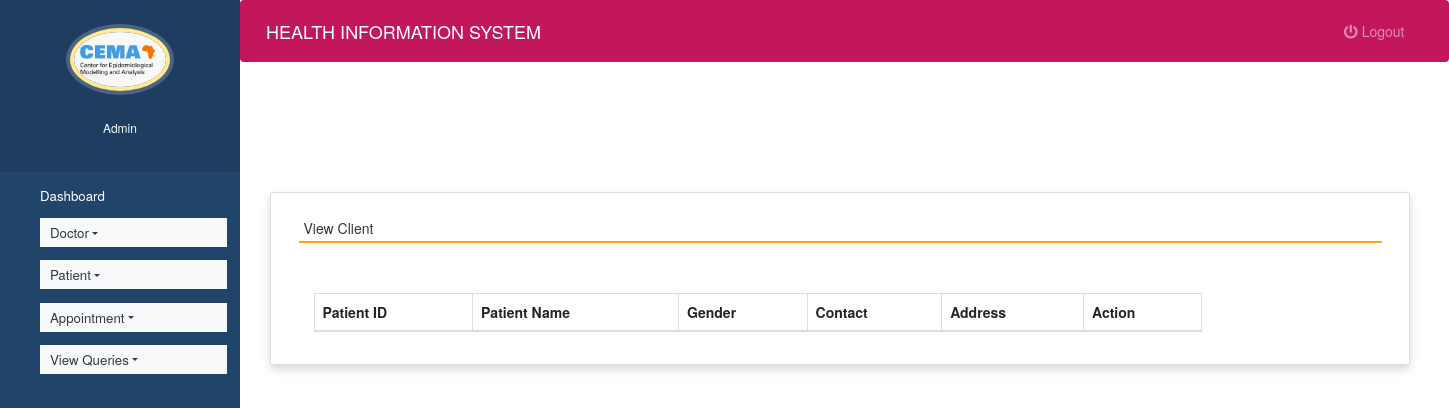
The app's page /view_patient (signed in), older data.
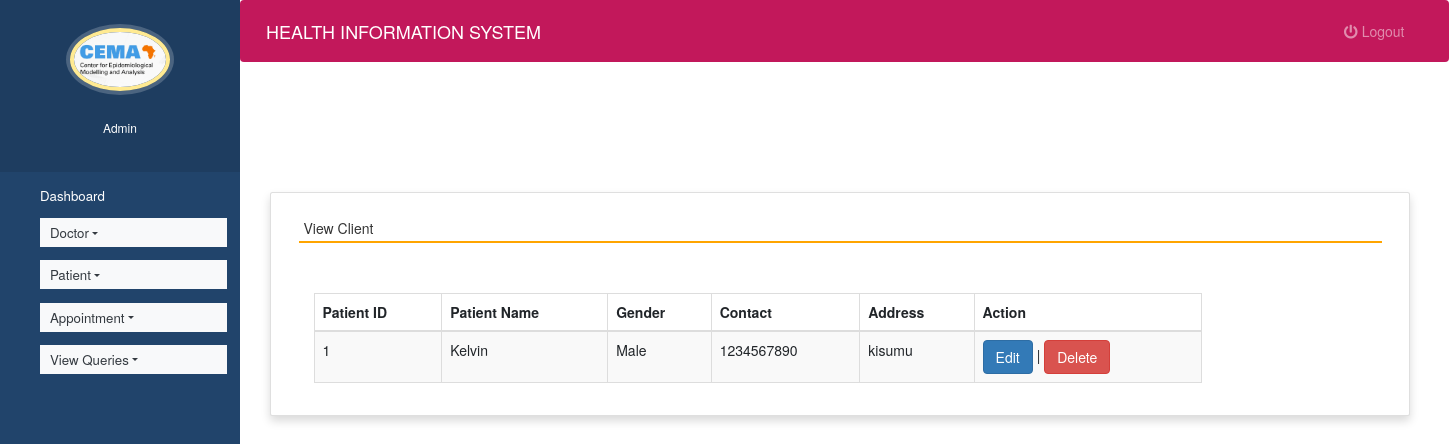
The same page, newer data.
### health/models.py (models this page shows, shortened)
class Patient(models.Model):
    name = models.CharField(max_length=50)
    gender = models.CharField(max_length=10)
    mobile = models.IntegerField(null=True)
    address = models.CharField(max_length=50)

### health/views.py (the view)
# urls.py: path('view_patient', view_patient, name='view_patient'),
def view_patient(request):
    if not request.user.is_staff:
        return redirect('login')
    pat = Patient.objects.all()
    d = {'pat':pat}
    return render(request,'view_patient.html', d)

### health/templates/view_patient.html (shortened to what this page needs)
{% extends 'admin_nav.html' %}
{% load static %}
{% block content %}
<head>
  <link rel="stylesheet" href="https://maxcdn.bootstrapcdn.com/bootstrap/3.4.1/css/bootstrap.min.css">
  <link rel="stylesheet" href="https://use.fontawesome.com/releases/v5.6.3/css/all.css">
</head>
<br><br><br><br>
<div class="container card shadow m-5">
    <div class="card-body">
        <h5 class="p-2" style="border-bottom: 2px solid orange">View Client</h5>
		<div class="container mt-5">
		<table id="example" class="table table-striped table-bordered" style="width:80%">
			<thead>
				<tr>
					<th>Patient ID</th>
					<th>Patient Name</th>
                    <th>Gender</th>
					<th>Contact</th>
					<th>Address</th>
                    <th>Action</th>
				</tr>
			</thead>
			<tbody>
            {% for i in pat %}
			<tr>
				<td>{{i.id}}</td>
				<td>{{i.name}}</td>
				<td>{{i.gender}}</td>
				<td>{{i.mobile}}</td>
				<td>{{i.address}}</td>
				<td><a href="{% url 'edit_patient' i.id %}" class="btn btn-primary">Edit</a> |
					<a href="{% url 'delete_patient' i.id %}" onclick="return confirm('Are you ready to delete this record ?')" class="btn btn-danger">Delete</a></td>
			</tr>
			{% endfor %}
			</tbody>
		</table>
	 </div>
	</div>
</div>
{% endblock content %}

Row changes from the older to the newer data that the page shows:
added Patient: id "1", name "Kelvin", gender "Male", mobile "1234567890", address "kisumu"
